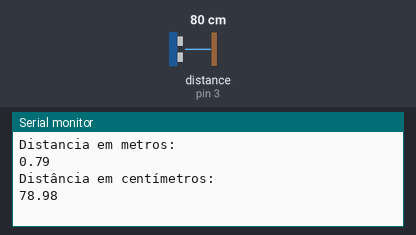
The sketch below on a simulated Arduino Uno, built with avr-gcc and run on an emulated ATmega328P. On the bench: the last lines printed to the serial monitor. Wiring (inferred from the names in the program): ultrasonic range finder: trigger pin 2; echo pin 3. The test bench sets the inputs (shaded band); at power-on: distance to the obstacle (sensor on pin 3) 80 cm. The echo pulse lasts 58.3 µs per cm.

Above: at 1.3 s.
1.4 s: distance to the obstacle (sensor on pin 3) set to 2 cm
At 2.6 s:
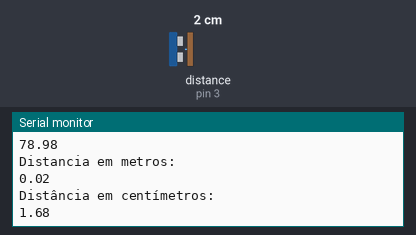
4.1 s: distance to the obstacle (sensor on pin 3) set to 4 cm
At 5.4 s:
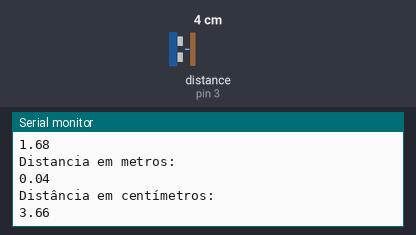
Timing chart, 0 to 7.1 s (numbered marks = the images above; inputs shaded):
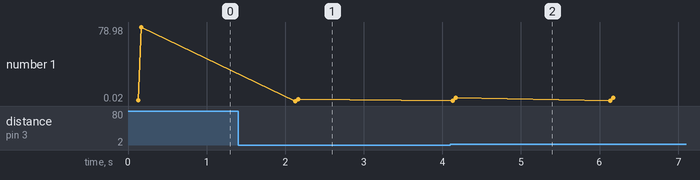

The sketch:

sensor_ultrassonico.ino
```cpp
int PinTrigger = 2;
int PinEcho = 3;
float TempoEcho = 0;
const float VelocidadeSom_mpors = 340;
const float VelocidadeSom_mporus = 0.000340;

void setup()
{
  pinMode(PinTrigger, OUTPUT);
  digitalWrite(PinTrigger, LOW);
  pinMode(PinEcho, INPUT);
  Serial.begin(9600);
  delay(100);
}
void DisparaPulsoUltrassonico(){
  digitalWrite(PinTrigger,HIGH);
  delayMicroseconds(10);
  digitalWrite(PinTrigger,LOW);
  }
void loop(){

  DisparaPulsoUltrassonico();
  TempoEcho = pulseIn(PinEcho,HIGH);
  Serial.println("Distancia em metros: ");
  Serial.println(CalculaDistancia(TempoEcho));
  Serial.println("Distância em centímetros: ");
  Serial.println(CalculaDistancia(TempoEcho)*100);

  delay(2000);

}


float CalculaDistancia(float tempo_us){
return((tempo_us*VelocidadeSom_mporus)/2);

}
```

Measured:
- after the input at 1.4 s, the serial monitor: prints a new line after 0.73 s (image 1)
- after the input at 4.1 s, the serial monitor: prints a new line at once (image 2)
- plotted number 1: 78.98 → 1.68 after the input at 1.4 s, 1.68 → 3.66 after the input at 4.1 s
